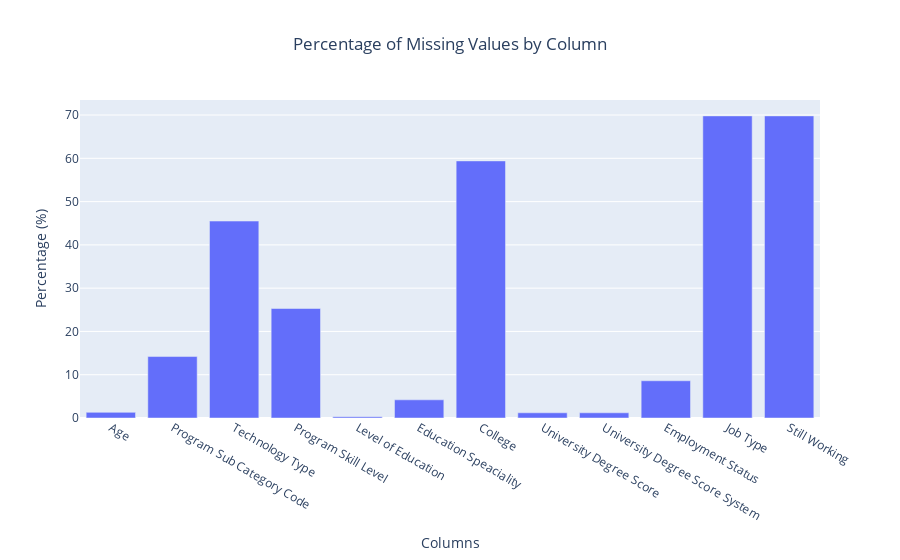

Notebook code for this chart:
### Code cell
import plotly.graph_objects as go

columns = columns_with_null_percentage.index
percentages = columns_with_null_percentage.values

go.Figure(
    data=[
        go.Bar(
            x=columns,  
            y=percentages  
        )
    ]
).update_layout(
    title='Percentage of Missing Values by Column',
    xaxis_title='Columns',
    yaxis_title='Percentage (%)',
    title_x=0.5
).show()

### Figure 1 — Plotly figure (JSON) as saved in the notebook; plotly's stock layout.template omitted (floating-point values rounded to 4 significant figures)
{"data": [{"type": "bar", "x": ["Age", "Program Sub Category Code", "Technology Type", "Program Skill Level", "Level of Education", "Education Speaciality", "College", "University Degree Score", "University Degree Score System", "Employment Status", "Job Type", "Still Working"], "y": [1.3, 14.2, 45.5, 25.3, 0.3, 4.2, 59.4, 1.2, 1.2, 8.6, 69.8, 69.8]}], "layout": {"title": {"text": "Percentage of Missing Values by Column", "x": 0.5}, "xaxis": {"title": {"text": "Columns"}}, "yaxis": {"title": {"text": "Percentage (%)"}}}}
